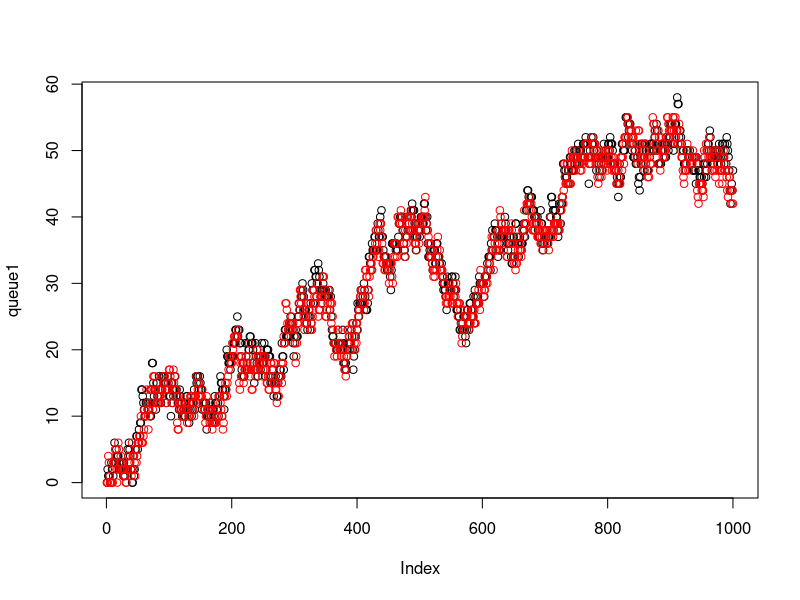

The R script that drew this image:
arrive_p = 2/60
serve_p = 1/60

queue1 = 0
queue2 = 0
N = 1000
for (i in c(2:N)) {
	arrivals = sum(sample(c(0, 1), 60, replace=T, prob=c(1-arrive_p, arrive_p)))
	departures1 = sum(sample(c(0, 1), 60, replace=T, prob=c(1-serve_p, serve_p)))
	departures2 = sum(sample(c(0, 1), 60, replace=T, prob=c(1-serve_p, serve_p)))

	# number_arrived = sum(arrivals == 1)
	# number_served = sum(departures == 1)
	if (queue1[i-1] <= queue2[i-1]) {
		queue1[i] = max(queue1[i-1] + arrivals - departures1, 0)
		queue2[i] = max(queue2[i-1] - departures2, 0)
	} else {
		queue2[i] = max(queue2[i-1] + arrivals - departures2, 0)
		queue1[i] = max(queue1[i-1] - departures1, 0)
	}
}

# par(mfrow=c(1, 1))
plot(queue1)
# plot(queue2)
points(queue2, col='red')